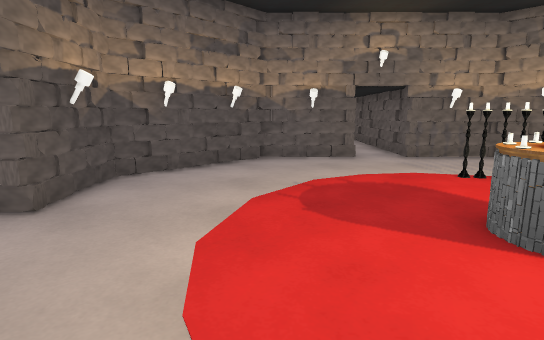
[1] (above)

16 first-person views from a walk through a 3-D level made in the Unity game engine. The camera is 1.3 m above the floor, tilts 10° down and sees 80° across. The floor is counted in squares, 0.89 m on a side. Each view is taken from the middle of a square. On the plan, view 1 faces up. The plan holds only what a view shows up to about 15 squares ahead; the rest is blank. The place goes on beyond the plan. The player character is not drawn. Some surface patterns are stand-ins.

[2]
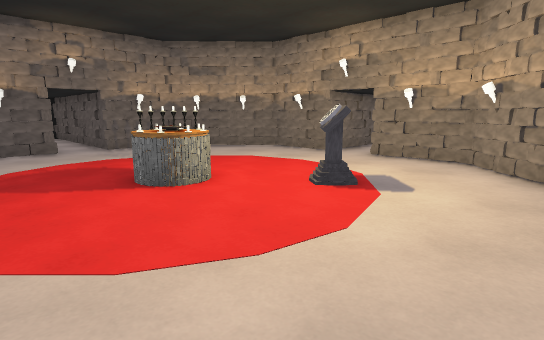

[3]
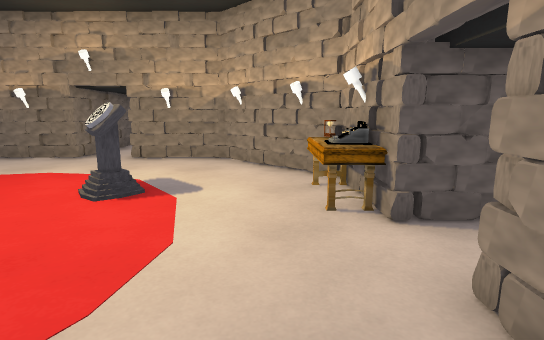

[4]
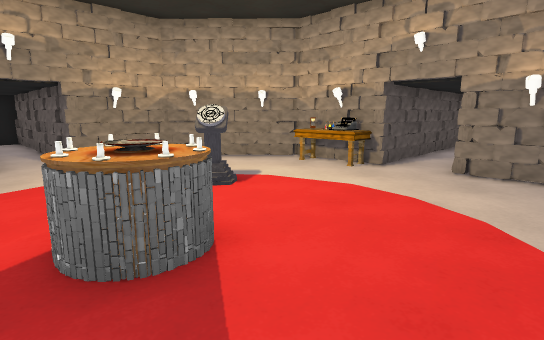

[5]
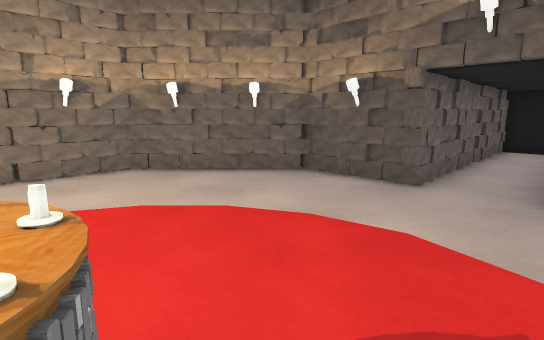

[6]
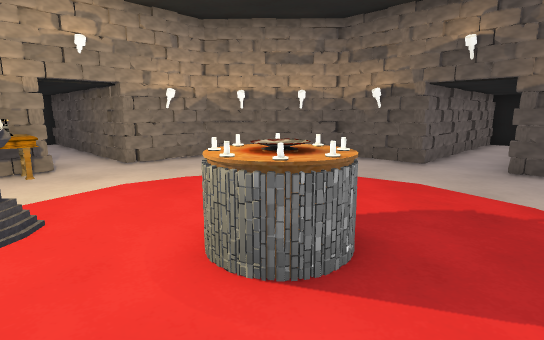

[7]
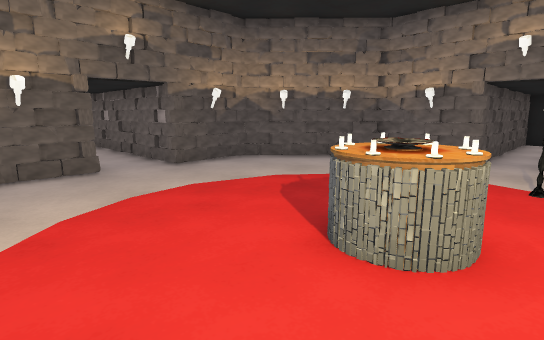

[8]
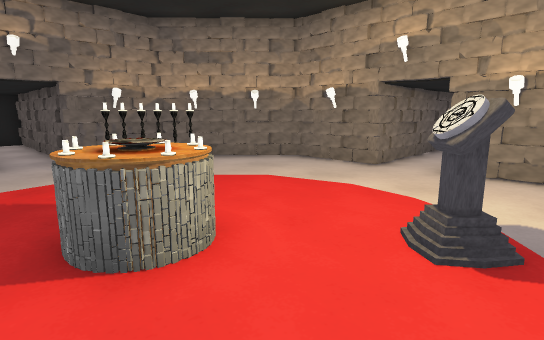

[9]
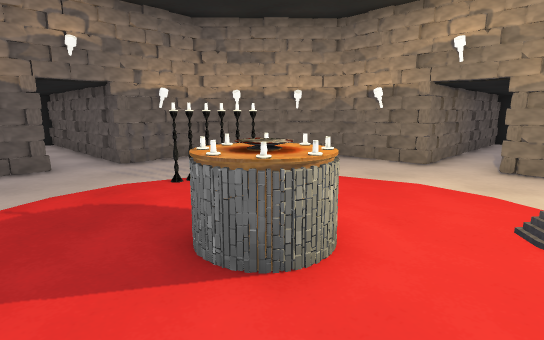

[10]
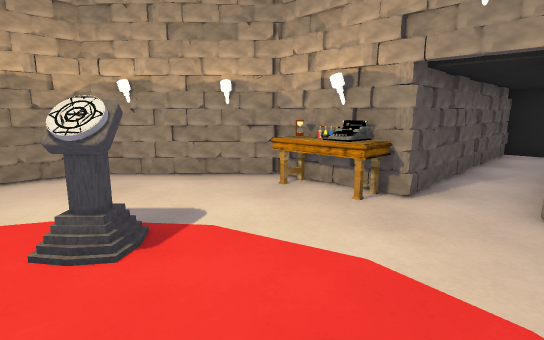

[11]
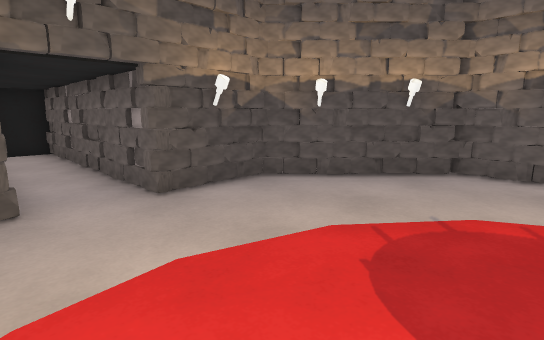

[12]
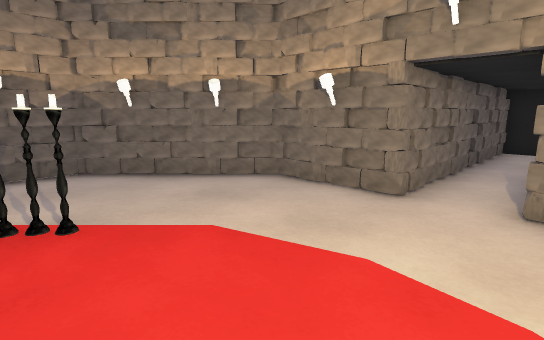

[13]
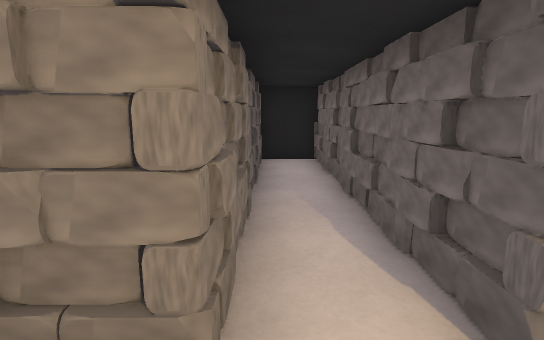

[14]
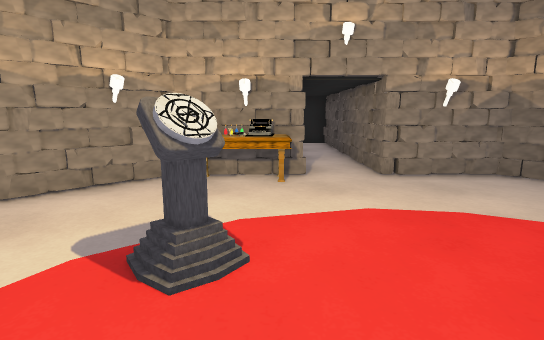

[15]
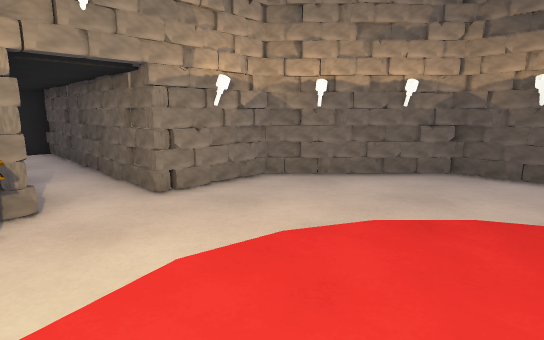

[16]
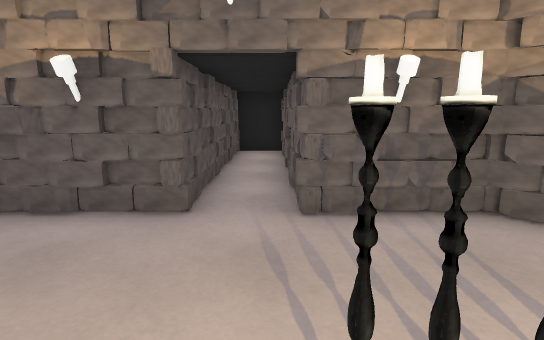

### Floor plan
Key: @ floor where view 1 was taken; # wall or solid block; . floor; C candle; A altar; T table; O other object.
Columns run from 12 left of view 1 to 20 right of it. Each row starts with its distance up from view 1.
 19               ####
 18               #..#
 17               ##.#
 16               ##.#
 15               #..#
 14               #..#
 13               #..#
 12               #..#
 11           #####..#####
 10           #O........O#
  9         ###..........##
  8         #O............##
  7         #.......COC....#
  6         #..............#
  5 #########..............##########
  4 #..............AA...............#
  3 #..............AA...............#
  2 #########..............##########
  1         #.........O....#
  0         #...@..........#
 -1         #O............O#
 -2         ###..........###
 -3           #O.....TTTO#
 -4           #####.######
 -5               #.#
 -6               #.#
 -7               #.#
 -8               #.#
 -9               #.#
-10               #.#
-11               #.#
-12               ###

Where each view was taken, in squares from view 1:
view 1: 0 up, 0 right, facing up
view 2: 3 down, 0 right, facing up-right
view 3: 2 down, 0 right, facing right
view 4: 5 up, 0 right, facing down-right
view 5: 5 up, 3 right, facing down-left
view 6: 6 up, 6 right, facing down-left
view 7: 0 up, 5 right, facing up-left
view 8: 0 up, 2 right, facing up-right
view 9: 1 up, 1 right, facing up-right
view 10: 2 up, 2 right, facing down-right
view 11: 2 up, 2 right, facing up-left
view 12: 2 up, 5 right, facing up-right
view 13: 4 up, 9 right, facing right
view 14: 4 up, 5 right, facing down
view 15: 2 up, 5 right, facing down-left
view 16: 6 up, 4 right, facing up
